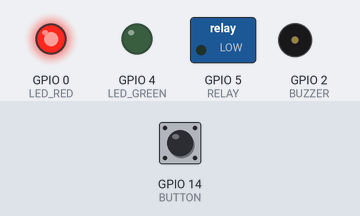
Bench run of a sketch on a simulated ESP8266 (NodeMCU). Parts: switched loads named in the sketch (green lamp = pin HIGH), output pins drawn as LEDs (lit = HIGH), buzzer (waves = sounding). Inputs (shaded band) come from the test bench; at power-on: GPIO 14 (BUTTON) HIGH. WiFi joins after 1.5 s; servers stay silent unless stated; uploads are accepted with an empty reply; what the sketch prints to the serial monitor is not drawn.

Above: at 2.7 s.
2.8 s: GPIO 14 (BUTTON) pulled LOW for 0.15 s
At 3.0 s:
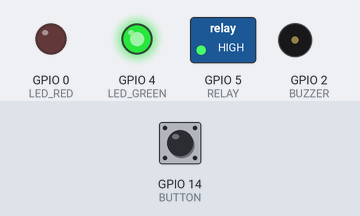
Timing chart, 0 to 5.8 s (numbered marks = the images above; inputs shaded):
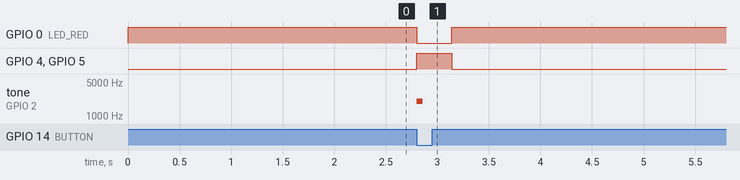

The sketch:

door_controller.ino
```cpp
/**
 * ============================================================
 *  AIoT Smart Attendance — Door Controller (ESP8266 / NodeMCU)
 *  Architecture: Backend → HTTP → ESP8266 (web server mode)
 * ============================================================
 *
 *  Wiring (NodeMCU pin labels):
 *    D1  (GPIO5)  → RELAY   — one channel relay module (IN pin)
 *    D2  (GPIO4)  → LED_GREEN
 *    D3  (GPIO0)  → LED_RED
 *    D4  (GPIO2)  → BUZZER  (passive buzzer)
 *    D5  (GPIO14) → BUTTON  (exit button, pulled HIGH, shorts to GND)
 *
 *  Relay wiring (module has built-in optocoupler — two circuits ISOLATED):
 *
 *  Control side (5V):              Load side (12V) — ISOLATED from control side
 *    NodeMCU VIN (5V) → Relay VCC    12V(+) ──────────────── Electromagnet (+)
 *    NodeMCU GND      → Relay GND    Electromagnet (-) ────── Relay NO
 *    NodeMCU D1       → Relay IN     Relay COM ─────────────── 12V(-)
 *
 *  Active-LOW relay module, NO contact:
 *    IN LOW  → relay energised → NO closes → magnet ON  → door LOCKED  (idle)
 *    IN HIGH → relay off       → NO opens  → magnet OFF → door UNLOCKED
 *
 *  ⚠ Do NOT connect 12V GND to ESP8266 GND.
 *
 *  HTTP endpoints (backend calls these):
 *    POST /door/scan   → face scanning started (red LED blinks)
 *    POST /door/open   → access granted (green LED + unlock 3s + beep)
 *    POST /door/deny   → access denied  (red LED blinks 2s + 3 beeps)
 *
 *  Exit button → ESP8266 calls backend:
 *    POST http://BACKEND_HOST/api/devices/exit   (X-Device-Token header)
 *    Backend logs the event and broadcasts WS to dashboard.
 *
 *  Setup in Admin panel (Devices page):
 *    esp8266_url = http://<ESP8266_IP>   ← backend uses this to call endpoints above
 *
 *  Libraries required (Arduino Library Manager):
 *    - ESP8266WiFi       (bundled with esp8266 core)
 *    - ESP8266WebServer  (bundled with esp8266 core)
 *    - ESP8266HTTPClient (bundled with esp8266 core)
 * ============================================================
 */

#include <ESP8266WiFi.h>
#include <ESP8266WebServer.h>
#include <ESP8266HTTPClient.h>
#include <WiFiClient.h>

// ─── User configuration ──────────────────────────────────────────────────────
const char* WIFI_SSID     = "vivo";
const char* WIFI_PASSWORD = "07032001";

// Backend — for exit button HTTP call only
const char* BACKEND_HOST  = "http://10.207.119.160/";
const int   BACKEND_PORT  = 8000;
const char* DEVICE_TOKEN  = "1e1bc45444c2439ab40255bd8243148a";

// ─── GPIO ────────────────────────────────────────────────────────────────────
#define RELAY      5   // D1
#define LED_GREEN  4   // D2
#define LED_RED    0   // D3
#define BUZZER     2   // D4
#define BUTTON    14   // D5

// Relay logic — active-LOW module, NO contact
#define LOCK_LEVEL   LOW    // energised → NO closes → magnet ON  → LOCKED
#define UNLOCK_LEVEL HIGH   // off       → NO opens  → magnet OFF → UNLOCKED

// ─── Durations ───────────────────────────────────────────────────────────────
const unsigned long UNLOCK_MS       = 3000;   // door open duration
const unsigned long DENIED_BLINK_MS = 2000;   // denied animation duration
const unsigned long SCAN_TIMEOUT_MS = 8000;   // max wait for open/deny after scan
const unsigned long BEEP_MS         = 120;
const unsigned long BTN_DEBOUNCE_MS = 50;

// ─── State machine ───────────────────────────────────────────────────────────
enum DoorState { IDLE, SCANNING, GRANTED, DENIED, EXIT_OPEN };
DoorState     state       = IDLE;
unsigned long stateTimer  = 0;

// ─── Globals ─────────────────────────────────────────────────────────────────
ESP8266WebServer server(80);

bool          buttonWasLow    = false;
unsigned long lastBtnTime     = 0;
bool          pendingExitHttp = false;

unsigned long lastBlinkMs = 0;
bool          blinkState  = false;

// ─── Door helpers ─────────────────────────────────────────────────────────────
void lockDoor()   { digitalWrite(RELAY, LOCK_LEVEL);   }
void unlockDoor() { digitalWrite(RELAY, UNLOCK_LEVEL); }
void greenOn()    { digitalWrite(LED_GREEN, HIGH); }
void greenOff()   { digitalWrite(LED_GREEN, LOW);  }
void redOn()      { digitalWrite(LED_RED,   HIGH); }
void redOff()     { digitalWrite(LED_RED,   LOW);  }
void allLedOff()  { greenOff(); redOff(); }

void beep(int count = 1, int ms = BEEP_MS, int pauseMs = 80) {
  for (int i = 0; i < count; i++) {
    tone(BUZZER, 2000, ms);
    delay(ms + pauseMs);
  }
  noTone(BUZZER);
}

// ─── State transitions ────────────────────────────────────────────────────────
void enterIdle() {
  lockDoor();
  allLedOff();
  redOn();
  noTone(BUZZER);
  state = IDLE;
  stateTimer = millis();
  Serial.println("[DOOR] IDLE — locked");
}

void enterScanning() {
  lockDoor();          // keep locked while scanning
  allLedOff();
  lastBlinkMs = millis();
  blinkState  = false;
  state = SCANNING;
  stateTimer = millis();
  Serial.println("[DOOR] SCANNING — waiting for result");
}

void enterGranted() {
  unlockDoor();
  allLedOff();
  greenOn();
  beep(1);
  state = GRANTED;
  stateTimer = millis();
  Serial.println("[DOOR] GRANTED — unlocked 3s");
}

void enterDenied() {
  lockDoor();
  allLedOff();
  beep(3, 80, 60);
  lastBlinkMs = millis();
  blinkState  = false;
  state = DENIED;
  stateTimer = millis();
  Serial.println("[DOOR] DENIED");
}

void enterExit() {
  unlockDoor();
  allLedOff();
  greenOn();
  beep(1, 60);
  state = EXIT_OPEN;
  stateTimer = millis();
  Serial.println("[DOOR] EXIT — unlocked 3s");
}

// ─── HTTP server handlers (called by kiosk browser directly) ────────────────
void addCors() {
  // Allow browser (kiosk) on same LAN to call ESP8266 directly
  server.sendHeader("Access-Control-Allow-Origin", "*");
  server.sendHeader("Access-Control-Allow-Methods", "POST, OPTIONS");
  server.sendHeader("Access-Control-Allow-Headers", "Content-Type");
}

void handleOptions() {
  addCors();
  server.send(204);
}

void handleDoorScan() {
  addCors();
  server.send(200, "application/json", "{\"ok\":true}");
  if (state == IDLE) enterScanning();
}

void handleDoorOpen() {
  addCors();
  server.send(200, "application/json", "{\"ok\":true}");
  enterGranted();
}

void handleDoorDeny() {
  addCors();
  server.send(200, "application/json", "{\"ok\":true}");
  enterDenied();
}

void handleNotFound() {
  server.send(404, "text/plain", "Not found");
}

// ─── Exit button → backend HTTP (non-blocking) ────────────────────────────────
void sendExitRequest() {
  if (WiFi.status() != WL_CONNECTED) return;
  WiFiClient client;
  HTTPClient http;
  http.setTimeout(1500);
  String url = String("http://") + BACKEND_HOST + ":" + BACKEND_PORT + "/api/devices/exit";
  if (http.begin(client, url)) {
    http.addHeader("Content-Type", "application/json");
    http.addHeader("X-Device-Token", DEVICE_TOKEN);
    int code = http.POST("{}");
    Serial.printf("[HTTP] EXIT → %d\n", code);
    http.end();
  }
}

// ─── WiFi ─────────────────────────────────────────────────────────────────────
void connectWiFi() {
  Serial.printf("\n[WiFi] Connecting to %s", WIFI_SSID);
  WiFi.mode(WIFI_STA);
  WiFi.begin(WIFI_SSID, WIFI_PASSWORD);
  while (WiFi.status() != WL_CONNECTED) {
    delay(500); Serial.print(".");
  }
  Serial.printf("\n[WiFi] Connected — IP: %s\n", WiFi.localIP().toString().c_str());
  Serial.printf("[INFO] Backend will call: http://%s/door/scan|open|deny\n",
                WiFi.localIP().toString().c_str());
  Serial.printf("[INFO] Copy URL above to Devices page → esp8266_url field\n");
}

// ─── setup ────────────────────────────────────────────────────────────────────
void setup() {
  Serial.begin(115200);

  pinMode(RELAY,     OUTPUT);
  pinMode(LED_GREEN, OUTPUT);
  pinMode(LED_RED,   OUTPUT);
  pinMode(BUZZER,    OUTPUT);
  pinMode(BUTTON,    INPUT_PULLUP);

  enterIdle();  // safe state: lock door, red LED on

  connectWiFi();

  server.on("/door/scan", HTTP_POST, handleDoorScan);
  server.on("/door/open", HTTP_POST, handleDoorOpen);
  server.on("/door/deny", HTTP_POST, handleDoorDeny);
  // Handle CORS preflight from browser
  server.on("/door/scan", HTTP_OPTIONS, handleOptions);
  server.on("/door/open", HTTP_OPTIONS, handleOptions);
  server.on("/door/deny", HTTP_OPTIONS, handleOptions);
  server.onNotFound(handleNotFound);
  server.begin();

  Serial.println("[DOOR] Web server started — ready for backend commands");
}

// ─── loop ─────────────────────────────────────────────────────────────────────
void loop() {
  server.handleClient();  // serve incoming HTTP from backend

  unsigned long now = millis();

  // ── Button debounced read ──────────────────────────────────────────────────
  bool btnLow = (digitalRead(BUTTON) == LOW);
  if (btnLow && !buttonWasLow && (now - lastBtnTime > BTN_DEBOUNCE_MS)) {
    lastBtnTime     = now;
    buttonWasLow    = true;
    Serial.println("[BTN] Exit pressed");
    enterExit();            // relay releases IMMEDIATELY
    pendingExitHttp = true; // HTTP sent next loop() — non-blocking
  }
  if (!btnLow) buttonWasLow = false;

  // ── Deferred exit HTTP ────────────────────────────────────────────────────
  if (pendingExitHttp) {
    pendingExitHttp = false;
    sendExitRequest();
  }

  // ── State machine tick ────────────────────────────────────────────────────
  switch (state) {

    case IDLE:
      break;

    case SCANNING:
      if (now - lastBlinkMs >= 200) {
        lastBlinkMs = now;
        blinkState  = !blinkState;
        digitalWrite(LED_RED, blinkState ? HIGH : LOW);
      }
      if (now - stateTimer > SCAN_TIMEOUT_MS) {
        Serial.println("[DOOR] Scan timeout — reverting to IDLE");
        enterIdle();
      }
      break;

    case GRANTED:
      if (now - stateTimer > UNLOCK_MS) enterIdle();
      break;

    case DENIED:
      if (now - lastBlinkMs >= 100) {
        lastBlinkMs = now;
        blinkState  = !blinkState;
        digitalWrite(LED_RED, blinkState ? HIGH : LOW);
      }
      if (now - stateTimer > DENIED_BLINK_MS) enterIdle();
      break;

    case EXIT_OPEN:
      if (now - stateTimer > UNLOCK_MS) enterIdle();
      break;
  }
}
```

Measured:
- after the input at 2.8 s, GPIO 0 (LED_RED): HIGH → LOW at once, → HIGH 0.34 s later; GPIO 4 (LED_GREEN), GPIO 5 (RELAY): LOW → HIGH at once, → LOW 0.34 s later; tone on GPIO 2 (BUZZER): silent → 2000 Hz at once, → silent 0.06 s later
